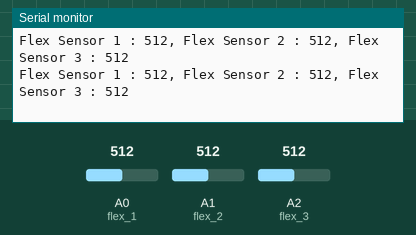
This sketch was run on a simulated Arduino Uno, built with avr-gcc and run on an emulated ATmega328P. Shown: the last lines printed to the serial monitor. The test bench sets the inputs (shaded band); at power-on: A0 (flex_1) = 512, A1 (flex_2) = 512, A2 (flex_3) = 512.

Above: at 2.8 s.
2.9 s: A0 (flex_1) set to 716
At 3.8 s:
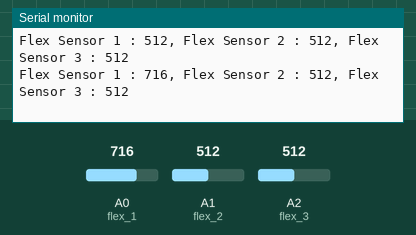
4.4 s: A1 (flex_2) set to 716
At 5.5 s:
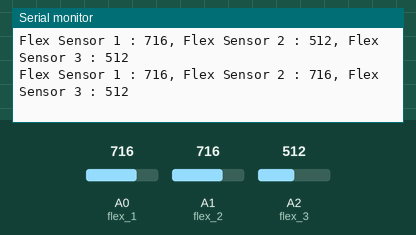
5.9 s: A2 (flex_3) set to 716
At 6.3 s:
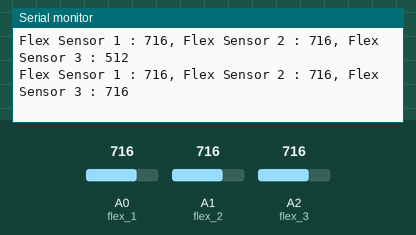
7.4 s: A0 (flex_1) set to 900
At 8.7 s:
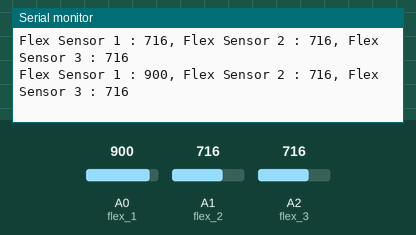
8.9 s: A1 (flex_2) set to 900
At 9.8 s:
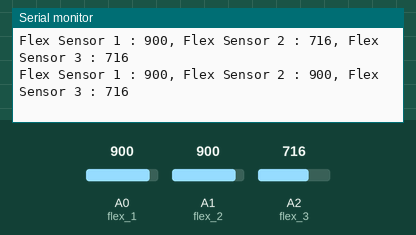
10.4 s: A2 (flex_3) set to 900
At 11.5 s:
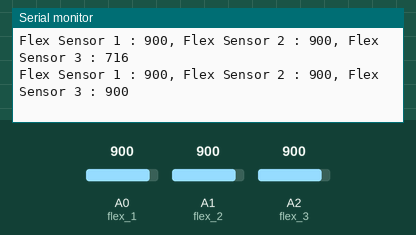
Timing chart, 0 to 12.9 s (numbered marks = the images above; inputs shaded):
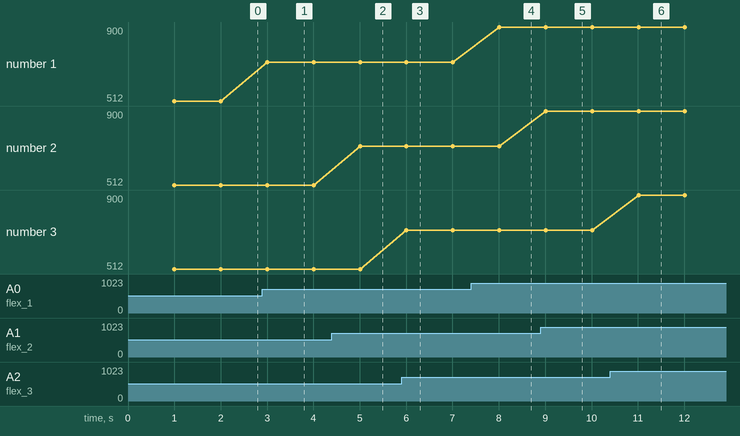

Measured:
- after the input at 2.9 s, the serial monitor: prints a new line after 0.10 s (image 1)
- after the input at 4.4 s, the serial monitor: prints a new line after 0.61 s (image 2)
- after the input at 5.9 s, the serial monitor: prints a new line after 0.11 s (image 3)
- after the input at 7.4 s, the serial monitor: prints a new line after 0.61 s (image 4)
- after the input at 8.9 s, the serial monitor: prints a new line after 0.11 s (image 5)
- after the input at 10.4 s, the serial monitor: prints a new line after 0.61 s (image 6)
- plotted number 1: 512 → 716 after the input at 2.9 s, 716 → 900 after the input at 7.4 s

The sketch:

multiple_flex_sensors_with_arduino.ino
```cpp
int flex_1 = A0;
int flex_2 = A1;
int flex_3 = A2;
// int flex_4 = A3;

int data1 = 0;
int data2 = 0;
int data3 = 0;
// int data4 = 0;

void setup(){
  Serial.begin(9600);
  pinMode(flex_1, INPUT);
  pinMode(flex_2, INPUT);
  pinMode(flex_3, INPUT);
  // pinMode(flex_4, INPUT);
}

void loop(){
  delay(1000);
  data1 = analogRead(flex_1);
  data2 = analogRead(flex_2);
  data3 = analogRead(flex_3);
  // data4 = analogRead(flex_4);
  Serial.print("Flex Sensor 1 : " + String(data1));
  Serial.print(", ");
  Serial.print("Flex Sensor 2 : " + String(data2));
  Serial.print(", ");
  Serial.println("Flex Sensor 3 : " + String(data3));
  // Serial.print(", ");
  // Serial.println("Flex Sensor 4 : " + String(data4));
}
```
